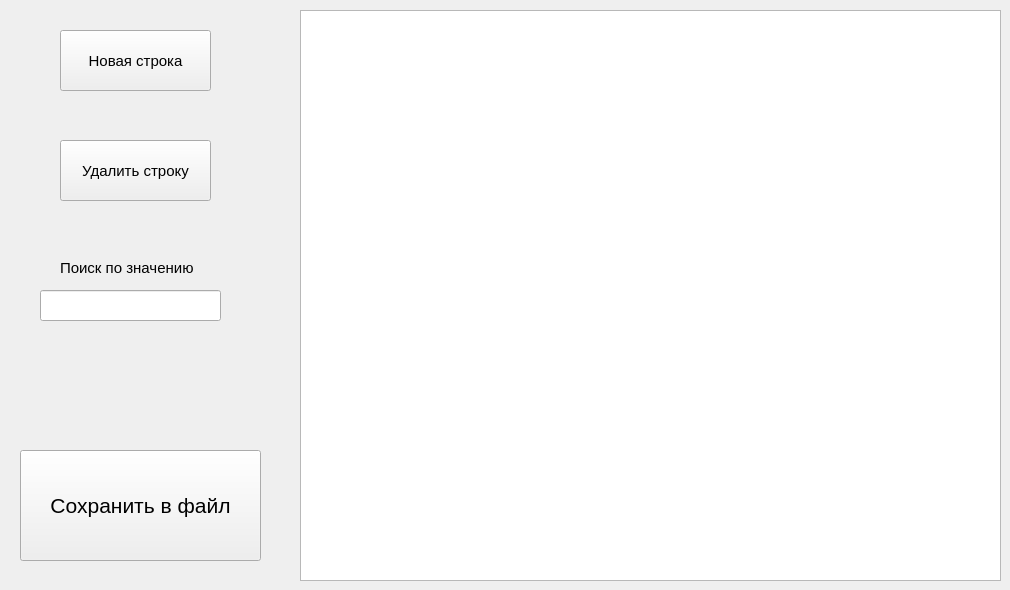
<?xml version="1.0" encoding="UTF-8"?>
<ui version="4.0">
 <class>MainWindow</class>
 <widget class="QWidget" name="MainWindow">
  <property name="geometry">
   <rect>
    <x>0</x>
    <y>0</y>
    <width>1010</width>
    <height>590</height>
   </rect>
  </property>
  <property name="minimumSize">
   <size>
    <width>1010</width>
    <height>590</height>
   </size>
  </property>
  <property name="maximumSize">
   <size>
    <width>1010</width>
    <height>590</height>
   </size>
  </property>
  <property name="windowTitle">
   <string>Таблица</string>
  </property>
  <widget class="QTableWidget" name="tableWidget">
   <property name="geometry">
    <rect>
     <x>300</x>
     <y>10</y>
     <width>701</width>
     <height>571</height>
    </rect>
   </property>
  </widget>
  <widget class="QPushButton" name="pushButton">
   <property name="geometry">
    <rect>
     <x>60</x>
     <y>30</y>
     <width>151</width>
     <height>61</height>
    </rect>
   </property>
   <property name="font">
    <font>
     <pointsize>11</pointsize>
    </font>
   </property>
   <property name="text">
    <string>Новая строка</string>
   </property>
  </widget>
  <widget class="QPushButton" name="pushButton_2">
   <property name="geometry">
    <rect>
     <x>60</x>
     <y>140</y>
     <width>151</width>
     <height>61</height>
    </rect>
   </property>
   <property name="font">
    <font>
     <pointsize>11</pointsize>
    </font>
   </property>
   <property name="text">
    <string>Удалить строку</string>
   </property>
  </widget>
  <widget class="QPushButton" name="SaveButton">
   <property name="geometry">
    <rect>
     <x>20</x>
     <y>450</y>
     <width>241</width>
     <height>111</height>
    </rect>
   </property>
   <property name="font">
    <font>
     <pointsize>16</pointsize>
    </font>
   </property>
   <property name="text">
    <string>Сохранить в файл</string>
   </property>
  </widget>
  <widget class="QLineEdit" name="SearchEntry">
   <property name="geometry">
    <rect>
     <x>40</x>
     <y>290</y>
     <width>181</width>
     <height>31</height>
    </rect>
   </property>
  </widget>
  <widget class="QLabel" name="label">
   <property name="geometry">
    <rect>
     <x>60</x>
     <y>260</y>
     <width>141</width>
     <height>16</height>
    </rect>
   </property>
   <property name="font">
    <font>
     <pointsize>11</pointsize>
    </font>
   </property>
   <property name="text">
    <string>Поиск по значению</string>
   </property>
  </widget>
 </widget>
 <resources/>
 <connections/>
</ui>
